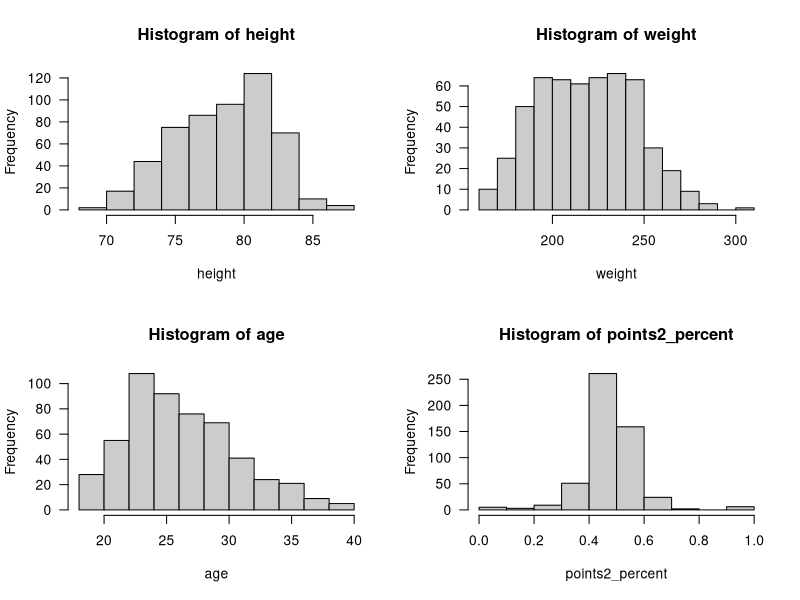
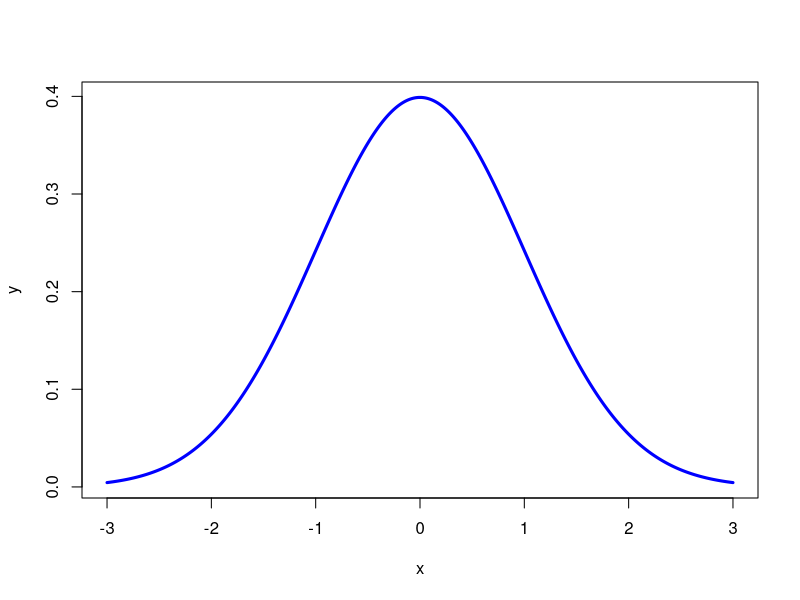
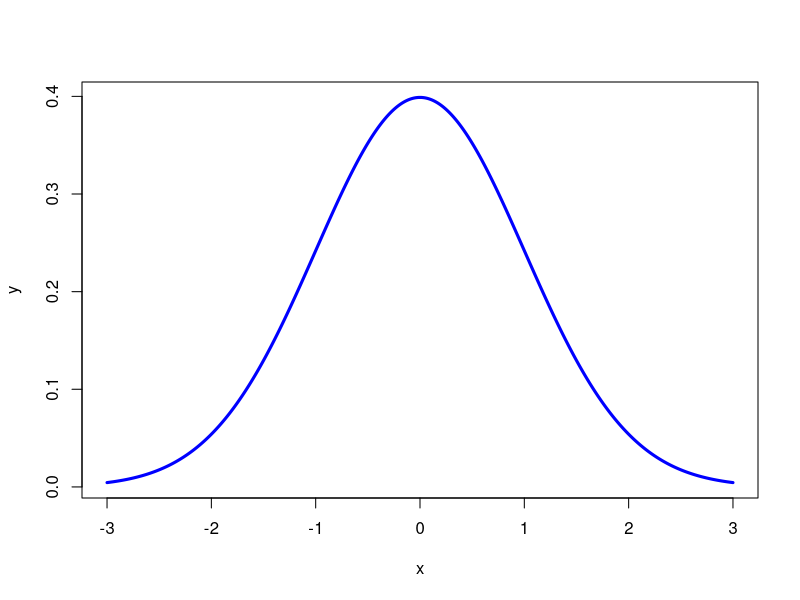
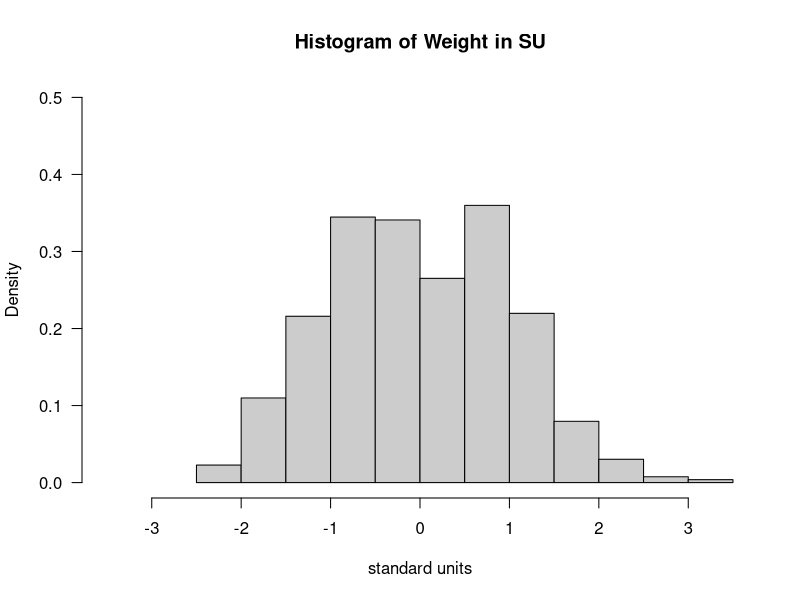
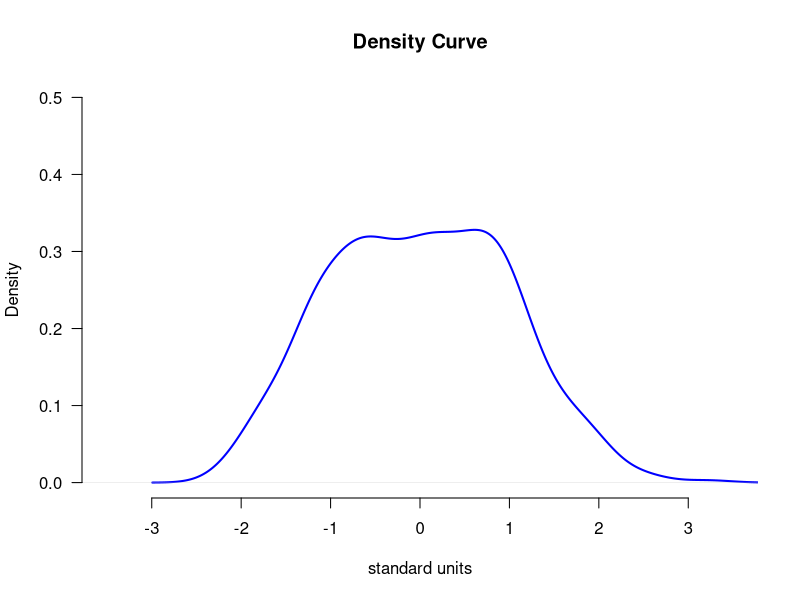

Write the R code that produced these figures, in order.
## ---- chunk 1
knitr::opts_chunk$set(echo = TRUE)
## ---- chunk 2
nba = read.csv('../data/nba_players.csv')
## ---- chunk 3
variables = c('height', 'weight', 'age', 'points2_percent')
op = par(mfrow = c(2, 2))
for (i in variables) {
  hist(nba[ ,i], xlab = i,
       col = 'gray80', las = 1,
       main = paste('Histogram of', i))
}
par(op)
## ---- chunk 4
x = seq(from = -3, to = 3, by = 0.01)
y = (1/sqrt(2 * pi)) * exp(-(x^2)/2)

plot(x, y, type = "l", lwd = 3, col = "blue")
## ---- chunk 5
x = seq(from = -3, to = 3, by = 0.01)
y = dnorm(x)

plot(x, y, type = "l", lwd = 3, col = "blue")
## ---- chunk 6
pnorm(0)
## ---- chunk 7
# area to the right of 1
pnorm(1, lower.tail = FALSE)
## ---- chunk 8
# area between -1 and 1
pnorm(1) - pnorm(-1)
## ---- chunk 9
# area between -2 and 2
pnorm(2) - pnorm(-2)
## ---- chunk 10
# z-value such that the area to its left is 0.5
qnorm(0.5)

# z-value such that the area to its left is 0.3
qnorm(0.3)
## ---- chunk 11
# z-value such that the area to its right is 0.5
qnorm(0.5, lower.tail = FALSE)

# z-value such that the area to its right is 0.3
qnorm(0.3, lower.tail = FALSE)
## ---- chunk 12
# average weight
avg_weight = mean(nba$weight)
avg_weight

# SD weight
# (remember to use correction factor)
n = nrow(nba)
sd_weight = sqrt((n-1)/n) * sd(nba$weight)
sd_weight
## ---- chunk 13
# weight in SU
su_weight = (nba$weight - avg_weight) / sd_weight

# weights in SU of first 5 players
su_weight[1:5]
## ---- chunk 14
# density histogram
hist(su_weight, las = 1, col = 'gray80', probability = TRUE,
     ylim = c(0, 0.5), xlim = c(-3.5, 3.5),
     main = 'Histogram of Weight in SU', xlab = 'standard units')
## ---- chunk 15
dens_weight = density(su_weight)
plot(dens_weight, axes = FALSE, ylim = c(0, 0.5), xlim = c(-3.5, 3.5),
     main = 'Density Curve', xlab = 'standard units', lwd = 2, col = 'blue')
# x-axis
axis(side = 1)
# y-axis
axis(side = 2, las = 1)
## ---- chunk 16
# proportion of players below average weight
sum(nba$weight <= avg_weight) / n
## ---- chunk 17
weight_minus = avg_weight - sd_weight
weight_plus = avg_weight + sd_weight

# proportion of players within 1 SD from average weight
sum(nba$weight <= weight_plus & nba$weight >= weight_minus) / n
## ---- chunk 18
# proportion of players with weight below 200 pounds
pnorm(200, mean = avg_weight, sd = sd_weight)
## ---- chunk 19
# proportion of players with weight above 230 pounds
pnorm(230, mean = avg_weight, sd = sd_weight, lower.tail = FALSE)
## ---- chunk 20
qnorm(0.6, mean = avg_weight, sd = sd_weight)
## ---- chunk 21
qnorm(0.35, mean = avg_weight, sd = sd_weight, lower.tail = FALSE)
